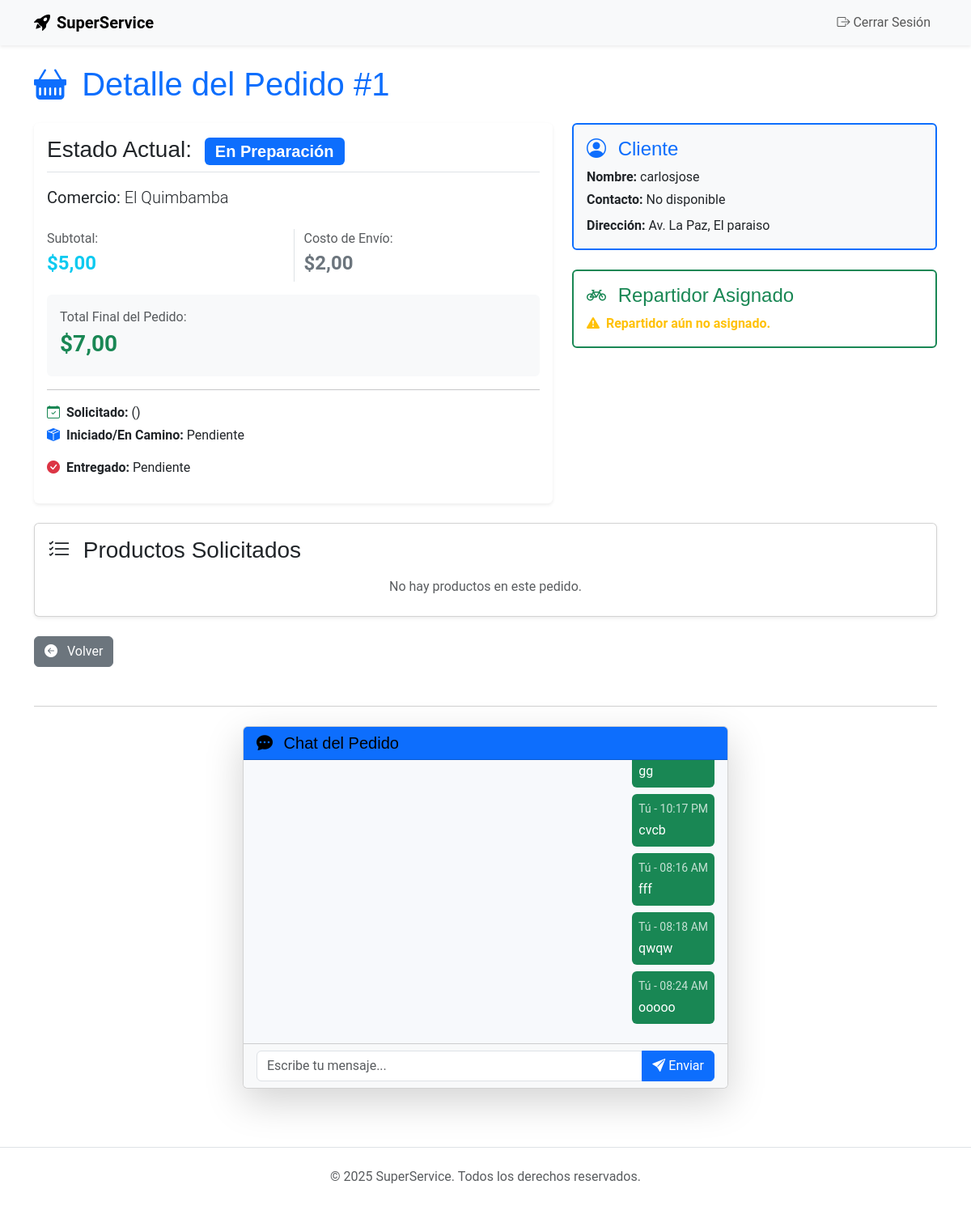
Page /domicilios/pedido/1/ (signed in) on the committed database.
### domicilios/models.py (models this page shows, shortened)
class Pedido(models.Model):
    ESTADO_CHOICES = (
        ('pendiente', 'Pendiente de Aceptación'),
        ('preparando', 'En Preparación'),
        ('listo', 'Listo para Recoger'),
        ('en_camino', 'En Camino al Cliente'),
        ('entregado', 'Entregado'),
        ('cancelado', 'Cancelado'),
    )
    cliente = models.ForeignKey(
        UsuarioPersonalizado,
        on_delete=models.SET_NULL,
        null=True,
        related_name='pedidos_cliente'
    )
    repartidor = models.ForeignKey(
        UsuarioPersonalizado,
        on_delete=models.SET_NULL,
        null=True, blank=True,
        limit_choices_to={'rol': 'repartidor_domicilios'}, # Solo repartidores
        related_name='pedidos_repartidor'
    )
    vehiculo_usado = models.ForeignKey(
        'transporte.Vehiculo',
        on_delete=models.SET_NULL,
        null=True, blank=True, # Puede ser nulo hasta que el repartidor lo asigne
        related_name='pedidos_asignados',
        verbose_name='Vehículo Usado en el Pedido'
    )
    comercio = models.ForeignKey(Comercio, on_delete=models.PROTECT) # PROTECT para no borrar pedidos si se elimina el comercio
    direccion_entrega = models.CharField(max_length=255)
    lat_entrega = models.DecimalField(max_digits=9, decimal_places=6)
    lon_entrega = models.DecimalField(max_digits=9, decimal_places=6)
    estado = models.CharField(max_length=20, choices=ESTADO_CHOICES, default='pendiente')
    subtotal = models.DecimalField(max_digits=8, decimal_places=2, default=0.00)
    costo_envio = models.DecimalField(max_digits=6, decimal_places=2, default=0.00)
    total_final = models.DecimalField(max_digits=8, decimal_places=2, default=0.00)
    creado_en = models.DateTimeField(auto_now_add=True)
    entregado_en = models.DateTimeField(null=True, blank=True)

class Comercio(models.Model):
    TIPO_CHOICES = (
        ('restaurante', 'Restaurante'),
        ('supermercado', 'Supermercado'),
        ('farmacia', 'Farmacia'),
    )
    nombre = models.CharField(max_length=100)
    tipo = models.CharField(max_length=20, choices=TIPO_CHOICES)
    propietario = models.ForeignKey(
        UsuarioPersonalizado,
        on_delete=models.SET_NULL,
        null=True, blank=True,
        related_name='comercios_asociados'
    )
    direccion = models.CharField(max_length=255)
    latitud = models.DecimalField(max_digits=9, decimal_places=6)
    longitud = models.DecimalField(max_digits=9, decimal_places=6)
    activo = models.BooleanField(default=True, help_text="Indica si el comercio está recibiendo pedidos.")

class Mensaje(models.Model):
    pedido = models.ForeignKey(
        Pedido,
        on_delete=models.CASCADE,
        related_name='mensajes',
        verbose_name='Pedido Asociado'
    )
    emisor = models.ForeignKey(
        UsuarioPersonalizado,
        on_delete=models.CASCADE,
        related_name='mensajes_enviados',
        verbose_name='Emisor'
    )
    contenido = models.TextField(verbose_name='Contenido del Mensaje')
    timestamp = models.DateTimeField(
        auto_now_add=True,
        verbose_name='Fecha/Hora de Envío'
    )
    class Meta:
        verbose_name = "Mensaje de Pedido"
        verbose_name_plural = "Mensajes de Pedido"
        ordering = ['timestamp']

### usuarios/models.py (models this page shows, shortened)
class UsuarioPersonalizado(AbstractUser):
    ROL_CHOICES = (
        ('cliente', 'Cliente'),
        ('conductor', 'Conductor de Viajes'),
        ('repartidor_domicilios', 'Repartidor de Domicilios'),
        ('administrador', 'Administrador'),
    )
    rol = models.CharField(max_length=30, choices=ROL_CHOICES, default='cliente')
    telefono = models.CharField(max_length=15, unique=True, blank=True, null=True)
    disponible = models.BooleanField(default=False) # Para conductores/repartidores

### domicilios/views.py (the view)
# urls.py: path('pedido/<int:pk>/', views.PedidoDetailView.as_view(), name='pedido_detalle'),
class PedidoDetailView(LoginRequiredMixin, View):
    def get(self, request, pk):
        pedido = get_object_or_404(Pedido, pk=pk)
        es_cliente = (request.user == pedido.cliente)
        es_repartidor_asignado = (pedido.repartidor is not None and request.user == pedido.repartidor)
        es_administrador = (getattr(request.user, 'rol', None) == 'administrador')
        if not (es_cliente or es_repartidor_asignado or es_administrador):
            raise Http404("No tienes permiso para ver este pedido.")
        items = pedido.items.all()
        mensajes = Mensaje.objects.filter(pedido=pedido).order_by('timestamp')
        form = MensajeForm()
        context = {
            'pedido': pedido,
            'items': items,
            'mensajes': mensajes,
            'mensaje_form': form,
        }
        return render(request, 'domicilios/pedido_detalle.html', context)

### domicilios/forms.py
class MensajeForm(forms.ModelForm):
    class Meta:
        model = Mensaje
        fields = ('contenido',)
        widgets = {
            'contenido': forms.Textarea(attrs={
                'rows': 2,
                'placeholder': 'Escribe tu mensaje aquí...',
                'class': 'form-control'
            }),
        }

### templates/domicilios/pedido_detalle.html (shortened to what this page needs)
{% extends "base.html" %}
{% load static %}
{% load crispy_forms_tags %}
{% load humanize %}
{% block content %}
<div class="container py-4">
    <h1 class="mb-4 text-primary">
        <i class="bi bi-basket-fill me-2"></i> Detalle del Pedido #{{ pedido.id }}
    </h1>
    <div class="row">
        <div class="col-lg-7 mb-4">
            <div class="card shadow-sm border-0 h-100">
                <div class="card-body">
                    <h3 class="card-title border-bottom pb-2 mb-3">
                        Estado Actual:
                        <span class="badge
                            {% if pedido.estado == 'Entregado' %}text-bg-success
                            {% elif pedido.estado == 'Cancelado' %}text-bg-danger
                            {% elif pedido.estado == 'En Camino' %}text-bg-warning
                            {% else %}text-bg-primary
                            {% endif %}
                            fs-5 fw-bold ms-2">
                            {{ pedido.get_estado_display }}
                        </span>
                    </h3>
                    <p class="lead"><strong>Comercio:</strong> {{ pedido.comercio.nombre }}</p>
                    <div class="row mt-4">
                        <div class="col-6">
                            <p class="mb-1 text-muted">Subtotal:</p>
                            <p class="h4 fw-bold text-info">${{ pedido.subtotal|floatformat:2|default:"N/A" }}</p>
                        </div>
                        <div class="col-6 border-start">
                            <p class="mb-1 text-muted">Costo de Envío:</p>
                            <p class="h4 fw-bold text-secondary">${{ pedido.costo_envio|floatformat:2|default:"0.00" }}</p>
                        </div>
                    </div>
                    <div class="mt-3 p-3 bg-light rounded">
                        <p class="mb-1 text-muted">Total Final del Pedido:</p>
                        <p class="h3 fw-bolder text-success">${{ pedido.total_final|floatformat:2 }}</p>
                    </div>
                    <hr>
                    <p class="mb-1"><i class="bi bi-calendar-check me-1 text-success"></i> <strong>Solicitado:</strong>
                        {{ pedido.fecha_creacion|naturaltime }} ({{ pedido.fecha_creacion|date:"d M Y h:i A" }})</p>
                    <p><i class="bi bi-box-seam-fill me-1 text-primary"></i> <strong>Iniciado/En Camino:</strong>
                        {% if pedido.fecha_asignacion %}{{ pedido.fecha_asignacion|date:"d M Y h:i A" }}{% else %}Pendiente{% endif %}</p>
                    <p><i class="bi bi-check-circle-fill me-1 text-danger"></i> <strong>Entregado:</strong>
                        {% if pedido.fecha_entrega %}{{ pedido.fecha_entrega|date:"d M Y h:i A" }}{% else %}Pendiente{% endif %}</p>
                </div>
            </div>
        </div>
        <div class="col-lg-5 mb-4">
            <div class="row g-4">
                <div class="col-12">
                    <div class="card bg-light border-primary border-2 h-100">
                        <div class="card-body">
                            <h4 class="card-title text-primary"><i class="bi bi-person-circle me-2"></i> Cliente</h4>
                            <p class="mb-1"><strong>Nombre:</strong> {{ pedido.cliente.get_full_name|default:pedido.cliente.username }}</p>
                            <p class="mb-0"><strong>Contacto:</strong> {{ pedido.cliente.telefono|default:"No disponible" }}</p>
                            <p class="mt-2 mb-0"><strong>Dirección:</strong> {{ pedido.direccion_entrega }}</p>
                        </div>
                    </div>
                </div>
                <div class="col-12">
                    <div class="card border-success border-2 h-100">
                        <div class="card-body">
                            <h4 class="card-title text-success"><i class="bi bi-bicycle me-2"></i> Repartidor Asignado</h4>
                            {% if pedido.repartidor %}
                                <p class="mb-1"><strong>Nombre:</strong> {{ pedido.repartidor.get_full_name|default:pedido.repartidor.username }}</p>
                                <p class="mb-0"><strong>Contacto:</strong> {{ pedido.repartidor.telefono|default:"N/A" }}</p>
                            {% else %}
                                <p class="text-warning fw-bold mb-0"><i class="bi bi-exclamation-triangle-fill me-1"></i> Repartidor aún no asignado.</p>
                            {% endif %}
                        </div>
                    </div>
                </div>
            </div>
        </div>
    </div>
    <div class="card shadow-sm mb-4">
        <div class="card-body">
            <h3 class="card-title"><i class="bi bi-list-check me-2"></i> Productos Solicitados</h3>
            <ul class="list-group list-group-flush">
                {% for item in items %}
                    <li class="list-group-item d-flex justify-content-between align-items-center">
                        <div>
                            {{ item.cantidad }}x <strong>{{ item.producto.nombre }}</strong>
                            {% if item.producto.comercio %}
                                <span class="text-muted small">({{ item.producto.comercio.nombre }})</span>
                            {% endif %}
                        </div>
                        <span class="badge bg-secondary rounded-pill">${{ item.subtotal_item|floatformat:2 }}</span>
                    </li>
                {% empty %}
                    <li class="list-group-item text-center text-muted">No hay productos en este pedido.</li>
                {% endfor %}
            </ul>
        </div>
    </div>
    <a href="{% url 'home' %}" class="btn btn-secondary mb-4"><i class="bi bi-arrow-left-circle-fill me-2"></i> Volver</a>
    <hr class="my-4">
    <div class="card shadow-lg mx-auto" style="max-width: 600px;">
        <div class="card-header bg-primary text-white">
            <h5 class="mb-0"><i class="bi bi-chat-dots-fill me-2"></i> Chat del Pedido</h5>
        </div>
        <div class="card-body" id="chat-window" style="max-height: 350px; overflow-y: scroll; background-color: #f7f9fc;">
            <div id="chat-log-django">
                {% for mensaje in mensajes %}
                    <div class="d-flex
                        {% if mensaje.emisor == request.user %}justify-content-end{% else %}justify-content-start{% endif %} mb-2">
                        <div class="p-2 rounded
                            {% if mensaje.emisor == request.user %}bg-success text-white{% else %}bg-light border{% endif %}"
                            style="max-width: 85%;">
                            <small class="d-block mb-1 opacity-75
                                {% if mensaje.emisor == request.user %}text-white{% else %}text-muted{% endif %}">
                                {% if mensaje.emisor == request.user %}Tú{% else %}{{ mensaje.emisor.username }}{% endif %}
                                - {{ mensaje.timestamp|date:"h:i A" }}
                            </small>
                            <p class="mb-0">{{ mensaje.contenido }}</p>
                        </div>
                    </div>
                {% empty %}
                    <p class="text-center text-muted mt-5">Aún no hay mensajes en este pedido.</p>
                {% endfor %}
            </div>
        </div>
        <div class="card-footer bg-light">
            <div class="input-group">
                <input type="text"
                    class="form-control"
                    id="chat-message-input"
                    placeholder="Escribe tu mensaje..."
                    autocomplete="off"
                    rows="1">
                <button id="chat-message-submit" type="button" class="btn btn-primary">
                    <i class="bi bi-send-fill"></i> Enviar
                </button>
            </div>
        </div>
    </div>
</div>
{% endblock %}

### templates/base.html (style rules this page uses)
:root { --yummy-green: #379654; --yummy-dark-green: #2d7a44; --yummy-light-green: #90d8a5; }
html, body { height: 100%; min-height: 100%; }

### rows in the picture
Pedido: id "1", estado "En Preparación", comercio.nombre "El Quimbamba", subtotal "5,00", costo_envio "2,00", total_final "7,00", cliente.get_full_name "carlosjose", cliente.telefono "No disponible", direccion_entrega "Av. La Paz, El paraiso"
Mensaje: contenido "gg"
Mensaje: shows "Tú", timestamp "10:17 PM", contenido "cvcb"
Mensaje: shows "Tú", timestamp "08:16 AM", contenido "fff"
Mensaje: shows "Tú", timestamp "08:18 AM", contenido "qwqw"
Mensaje: shows "Tú", timestamp "08:24 AM", contenido "ooooo"
